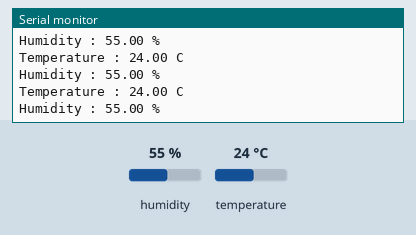
Simulated run of this sketch. Board: ESP8266 (NodeMCU). Shown: the last lines printed to the serial monitor. The inputs (shaded band) are chosen by the test bench; at power-on: humidity 55 %, temperature 24 °C.

Above: at 2.8 s.
2.9 s: humidity set to 22 %
At 5.5 s:
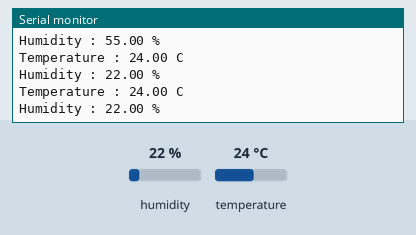
5.6 s: temperature set to 12 °C
At 6.9 s:
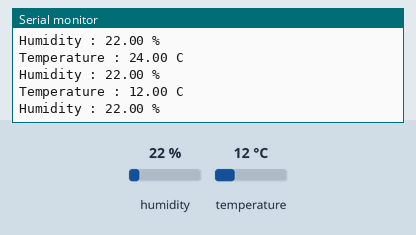
8.3 s: humidity set to 40 %
At 11.6 s:
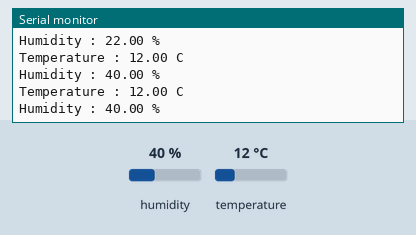
Timing chart, 0 to 13.1 s (numbered marks = the images above; inputs shaded):
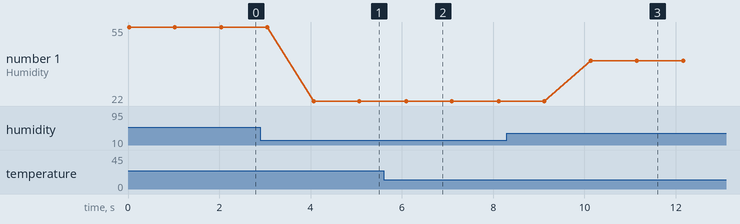

The sketch:

DHT11.ino
```cpp
#define DHT_PIN D3
#define DHT_TYPE DHT11

#include <DHT.h>
// Init DHT sensor
DHT dht(DHT_PIN, DHT_TYPE);

void setup() {
	// Init DHT communication
	dht.begin();

	Serial.begin(115200);
}

void loop() {
	// Print sensors values on the serial monitor
	Serial.println("Temperature : " + String(dht.readTemperature()) + " C");
	Serial.println("Humidity : " + String(dht.readHumidity()) + " %");

	// Wait 1 second
	delay(1000);
}
```

Measured:
- after the input at 2.9 s, the serial monitor: prints a new line after 1.2 s (image 1)
- after the input at 5.6 s, the serial monitor: prints a new line after 0.49 s (image 2)
- after the input at 8.3 s, the serial monitor: prints a new line after 1.8 s (image 3)
- plotted number 1: 55 → 22 after the input at 2.9 s, 22 → 40 after the input at 8.3 s
